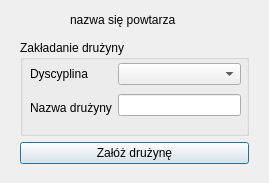
<?xml version="1.0" encoding="UTF-8"?>
<ui version="4.0">
 <class>zakladanie_druzyny</class>
 <widget class="QDialog" name="zakladanie_druzyny">
  <property name="geometry">
   <rect>
    <x>0</x>
    <y>0</y>
    <width>269</width>
    <height>183</height>
   </rect>
  </property>
  <property name="windowTitle">
   <string>Dialog</string>
  </property>
  <widget class="QWidget" name="layoutWidget">
   <property name="geometry">
    <rect>
     <x>20</x>
     <y>40</y>
     <width>229</width>
     <height>124</height>
    </rect>
   </property>
   <layout class="QVBoxLayout" name="verticalLayout_3">
    <item>
     <widget class="QGroupBox" name="groupBox">
      <property name="title">
       <string>Zakładanie drużyny</string>
      </property>
      <widget class="QWidget" name="layoutWidget_2">
       <property name="geometry">
        <rect>
         <x>10</x>
         <y>20</y>
         <width>211</width>
         <height>61</height>
        </rect>
       </property>
       <layout class="QHBoxLayout" name="horizontalLayout">
        <item>
         <layout class="QVBoxLayout" name="verticalLayout">
          <item>
           <widget class="QLabel" name="label">
            <property name="text">
             <string>Dyscyplina</string>
            </property>
           </widget>
          </item>
          <item>
           <widget class="QLabel" name="label_2">
            <property name="text">
             <string>Nazwa drużyny</string>
            </property>
           </widget>
          </item>
         </layout>
        </item>
        <item>
         <layout class="QVBoxLayout" name="verticalLayout_2">
          <item>
           <widget class="QComboBox" name="comboBox"/>
          </item>
          <item>
           <widget class="QLineEdit" name="lineEdit"/>
          </item>
         </layout>
        </item>
       </layout>
      </widget>
     </widget>
    </item>
    <item>
     <widget class="QPushButton" name="pushButton">
      <property name="text">
       <string>Załóż drużynę</string>
      </property>
     </widget>
    </item>
   </layout>
  </widget>
  <widget class="QLabel" name="label_3">
   <property name="geometry">
    <rect>
     <x>70</x>
     <y>10</y>
     <width>171</width>
     <height>20</height>
    </rect>
   </property>
   <property name="text">
    <string>nazwa się powtarza</string>
   </property>
  </widget>
 </widget>
 <resources/>
 <connections/>
</ui>
